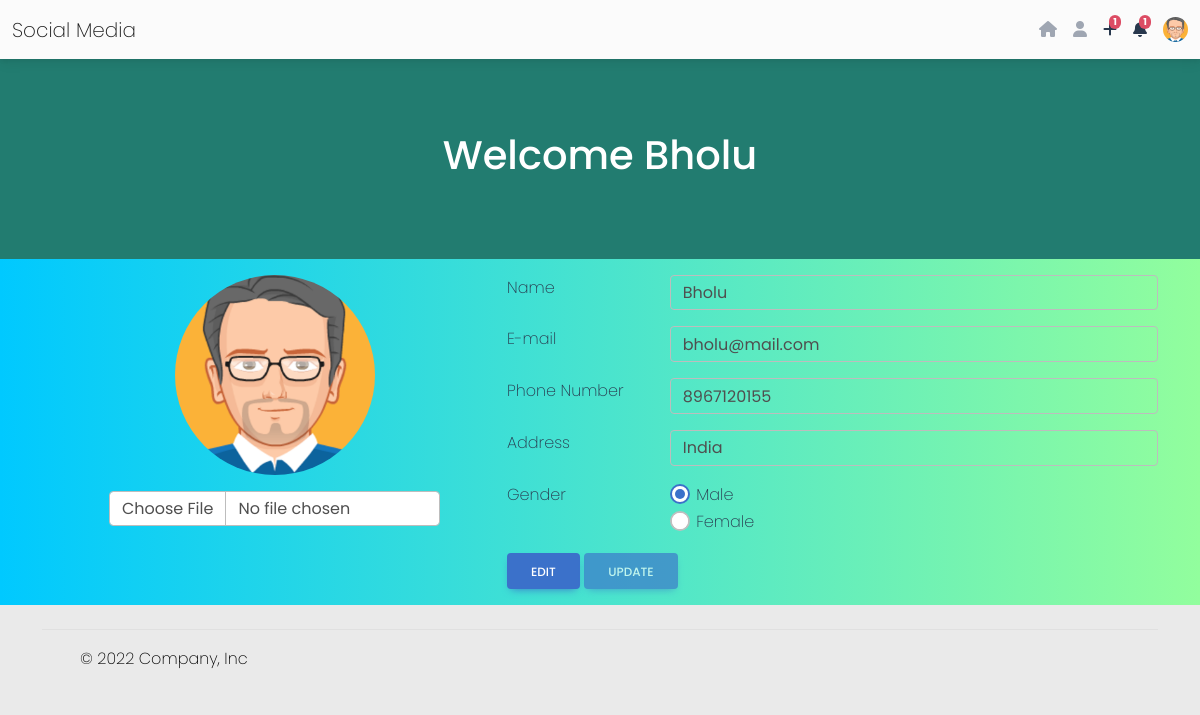
The page /my-account.php (signed in) on the database its author committed.
### tables this page shows
CREATE TABLE `tb_registration` (
  `id` int(10) NOT NULL,
  `name` varchar(255) NOT NULL,
  `email` varchar(255) NOT NULL,
  `password` varchar(255) NOT NULL,
  `phone` varchar(255) NOT NULL,
  `address` varchar(255) NOT NULL,
  `views` varchar(255) NOT NULL,
  `gender` varchar(255) NOT NULL,
  `profile_image` text NOT NULL
);

### db.php (called while the page is built)
<?php
function connect_database()
{
  $servername = "localhost";
  $username = "root";
  $password = "";
  $dbname = "social_media_db";
  $conn = new mysqli($servername, $username, $password, $dbname);
  if ($conn->connect_error) {
    die("Connection failed: " . $conn->connect_error);
  } else {
    return $conn;
  }
}

### functions.php (called while the page is built, shortened)
<?php
function retrive_data($id)
{
    $query = "Select * from tb_registration where id='$id'";
    $result = connect_database()->query($query);
    $row = $result->fetch_assoc();
    return $row;
}
function retrive_all_request($reciever_id)
{
    $query = "Select * from tb_request where requested_to = '$reciever_id'";
    $result = connect_database()->query($query);
    $row = $result->fetch_all();
    return $row;
}

### my-account.php (the view, shortened to what this page needs)
<?php
include("db.php");
include("functions.php");
$row = retrive_data($_COOKIE["login_auth"]);
$name = $row['name'];
$email = $row['email'];
$phone = $row['phone'];
$address = $row['address'];
$gender = $row['gender'];
?>
<?php include('includes/header.php'); ?>
<div class="row">
  <div class="col-lg-12  ">
    <div class="blue-header d-flex flex-column justify-content-center">
      <h1 class="text-center">Welcome <?= $name ?></h1>
    </div>
  </div>
</div>
<div class="gradient">
  <div class="container ">
    <div class="row justify-content-lg-between">
      <div class="col-lg-5 my-3 highlight">
        <div class="image-container ">
          <form action="<?php echo htmlspecialchars($_SERVER["PHP_SELF"]); ?>" method="POST"
            enctype="multipart/form-data">
            <div class="image-container">
              <img class="profile-image" src="uploads/<?= $profile_image ?>" />
            </div>
            <div class="row my-3 justify-content-center align-items-center">
              <input type="file" class="form-control imgUploadBtn" data-id="<?= $id; ?>" id="file" name="file"
                placeholder="Upload Your Photo" />
            </div>
          </form>
        </div>
      </div>
      <div class="col-lg-7">
        <form class="mt-3" action="<?php echo htmlspecialchars($_SERVER["PHP_SELF"]); ?>" method="POST">
          <div class="row my-3">
            <div class="col-lg-3">
              <label for="name">Name</label>
            </div>
            <div class="col-lg-9">
              <input type="text" class="form-control disabled-box bg-transparent" id="name" name="name"
                placeholder="Name" value="<?= $name ?>" disabled />
            </div>
          </div>
          <div class="row my-3">
            <div class="col-lg-3">
              <label for="email">E-mail</label>
            </div>
            <div class="col-lg-9">
              <input type="email" class="form-control disabled-box bg-transparent" id="email" name="email"
                placeholder="Email" value="<?= $email ?>" disabled />
            </div>
          </div>
          <div class="row my-3">
            <div class="col-lg-3">
              <label for="phone">Phone Number</label>
            </div>
            <div class="col-lg-9">
              <input type="tel" class="form-control disabled-box bg-transparent" id="phone" name="phone"
                value="<?= $phone ?>" placeholder="Phone Number" disabled />
            </div>
          </div>
          <div class="row my-3">
            <div class="col-lg-3">
              <label for="address">Address</label>
            </div>
            <div class="col-lg-9">
              <input type="address" class="form-control disabled-box bg-transparent" id="address" name="address"
                placeholder="Address" value="<?= $address ?>" disabled />
            </div>
          </div>
          <div class="row my-3">
            <div class="col-lg-3">
              <label for="gender">Gender</label>
            </div>
            <div class="col-lg-9">
              <div class="form-check">
                <input class="form-check-input" type="radio" name="gender" id="male" value="Male" <?php if (strtolower($gender) == "male") {
                  echo "checked";
                } ?> />
                <label class="form-check-label" for="male"> Male </label>
              </div>
              <div class="form-check">
                <input class="form-check-input" type="radio" name="gender" id="female" value="Female" <?php if (strtolower($gender) == "female") {
                  echo "checked";
                } ?> />
                <label class="form-check-label" for="female"> Female </label>
              </div>
            </div>
          </div>
          <div class="row my-3">
            <div class="col-lg-6">
              <a class=" btn btn-primary edit-button gy-3">Edit</a>
              <button class="btn btn-primary" type="submit" name="update" disabled>Update</button>
            </div>
          </div>
        </form>
      </div>
    </div>
  </div>
</div>
<?php include('includes/footer.php'); ?>

### includes/header.php (shortened to what this page needs)
<?php
if (isset($_COOKIE['login_auth'])) {
  $id = $_COOKIE["login_auth"];
  $query = "Select * from tb_registration where id='$id'";
  $result = connect_database()->query($query);
  $row = $result->fetch_assoc();
  $profile_image = $row['profile_image'];
}
?>
<!doctype html>
<html lang="en">
<head>
  <link href="https://cdnjs.cloudflare.com/ajax/libs/font-awesome/6.0.0/css/all.min.css" rel="stylesheet" />
  <link href="https://cdnjs.cloudflare.com/ajax/libs/mdb-ui-kit/6.0.1/mdb.min.css" rel="stylesheet" />
  <link rel="stylesheet" href="assets/css/style.css" />
</head>
<body>
  <header>
    <nav class="navbar navbar-expand-lg navbar-light bg-light">
      <div class="container-fluid">
        <div class="collapse navbar-collapse" id="navbarSupportedContent">
          <a class="navbar-brand mt-2 mt-lg-0" href="#">
            Social Media
          </a>
        </div>
        <?php if (isset($_COOKIE['login_auth'])) { ?>
          <div class="d-flex align-items-center">
            <a class="link-secondary me-3" href="index.php"><i class="fas fa-home"></i></a>
            <a class="link-secondary me-3" href="people.php"><i class="fas fa-user"></i></a>
            <div class="dropdown">
              <a class="text-reset me-3 dropdown-toggle hidden-arrow" href="#" id="navbarDropdownMenuLink" role="button"
                data-mdb-toggle="dropdown" aria-expanded="false">
                <i class="fa-solid fa-plus"></i>
                <span class="badge rounded-pill badge-notification bg-danger">1</span>
              </a>
                <?php
                $all_data = retrive_all_request($id);
                  ?>
            </div>
            <div class="dropdown">
              <a class="text-reset me-3 dropdown-toggle hidden-arrow" href="#" id="navbarDropdownMenuLink" role="button"
                data-mdb-toggle="dropdown" aria-expanded="false">
                <i class="fas fa-bell"></i>
                <span class="badge rounded-pill badge-notification bg-danger">1</span>
              </a>
            </div>
            <div class="dropdown">
              <a class="dropdown-toggle d-flex align-items-center hidden-arrow" href="#" id="navbarDropdownMenuAvatar"
                role="button" data-mdb-toggle="dropdown" aria-expanded="false">
                <img src="uploads/<?= $profile_image ?>" class="rounded-circle header-profile-image" height="25"
                  alt="Black and White Portrait of a Man" loading="lazy" />
              </a>
            </div>
          </div>
        <?php } ?>
      </div>
    </nav>
  </header>

### assets/css/style.css (style rules this page uses)
.row { --mdb-gutter-x: 0 rem; }
body { font-family: "Poppins", sans-serif; font-weight: 200; }
.gradient { background: linear-gradient(90deg, #00C9FF 0%, #92FE9D 100%); }
.blue-header { background-color: rgb(34, 124, 112); height: 200px; color: white; }
.image-container { display:flex; justify-content: center; align-items: center; }
.profile-image { height:200px; width:200px; border-radius:100%; }
input#file { width:90%; }
body { background-color: #f0f6ff; color: #28384d; }
body { background: #eaeaea; }

### rows shown on the page
tb_registration: profile_image (picture), name "Bholu", email "bholu@mail.com", phone "8967120155", address "India", gender "☑ Male", gender "☐ Female"
